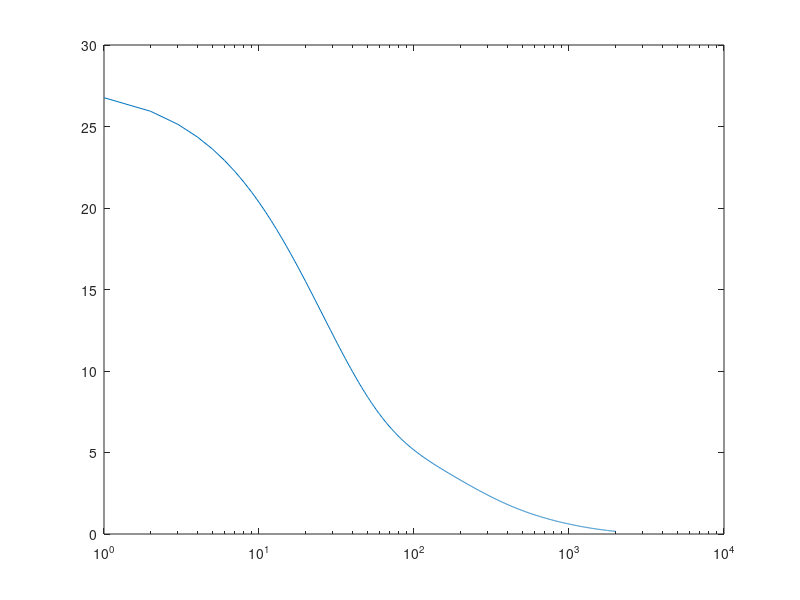

The MATLAB script that drew this image:
%% Adaline

clc
clear
close all

%% Defino parametros

% Entradas
x1 = [0 0 0 0 0 0 0 1 1 1 1 1 1 1 1];
x2 = [0 0 0 1 1 1 1 0 0 0 0 1 1 1 1];
x3 = [0 1 1 0 0 1 1 0 0 1 1 0 0 1 1];
x4 = [1 0 1 0 1 0 1 0 1 0 1 0 1 0 1];
x = [x1; x2; x3; x4];

% Target outputs
T = [1 2 3 4 5 6 7 8 9 10 11 12 13 14 15];

%% Inicialización de parametros

% Inicializo pesos
w = rand(1, 4); %(1, cantidad de entradas)

% Inicializo sesgo
b = rand(1);

% Taza de aprendizaje
n = 0.001;

% Error permitido con base al error cuadratico medio
e_perm = 0.001;

% Error cuadratico medio
EMC = 100; %un valor cualquiera con tal de que sea muy grande
EMC_G = [];

%% Seleccionar muestra de datos

% Número total de datos
num_total_datos = length(x1);

% 70% del total de datos
num_datos_seleccionados = round(0.7 * num_total_datos);

% Seleccion de datos
x_seleccionados = x(:,1:num_datos_seleccionados); % Patron de entrenamiento
T_seleccionados = T(1:num_datos_seleccionados); % Asegúrate de seleccionar también las salidas correspondientes

% Tamaño final
[f, c] = size(x_seleccionados);

%% Entrenamiento

% Inicializo # iteraciones (# iter = cantidad de epocas pasadas)
iter = 0;

while ((EMC > e_perm) && (iter<2000)) % sale por error permitido y # de iteraciones

    for k = 1:c

        % Evaluar salida Yt (por ser activador de recta Yp y Yt son lineales)
        YT(k) = w*x_seleccionados(:,k) + b; 
        
        % Calcular el error e
        e(k) = T_seleccionados(k) - YT(k); 

        % Acualizamos pesos y bias
        Delta_w = w + n*(e(k)*x_seleccionados(:,k)');
        Delta_b = b + n*e(k);
        w = Delta_w;
        b = Delta_b;

    end 
      
    iter = iter+1; % aumento iteracion

    % Error cuadratico medio
    EMC = (1/c)*sum(e.^2); %pongo el . (tras el e) para que lo haga elemento a elemento
    EMC_G(iter) = EMC; % i think this is the same as: EMC_epoca = [iter, EMC]  

end

w
YT
semilogx(EMC_G)

